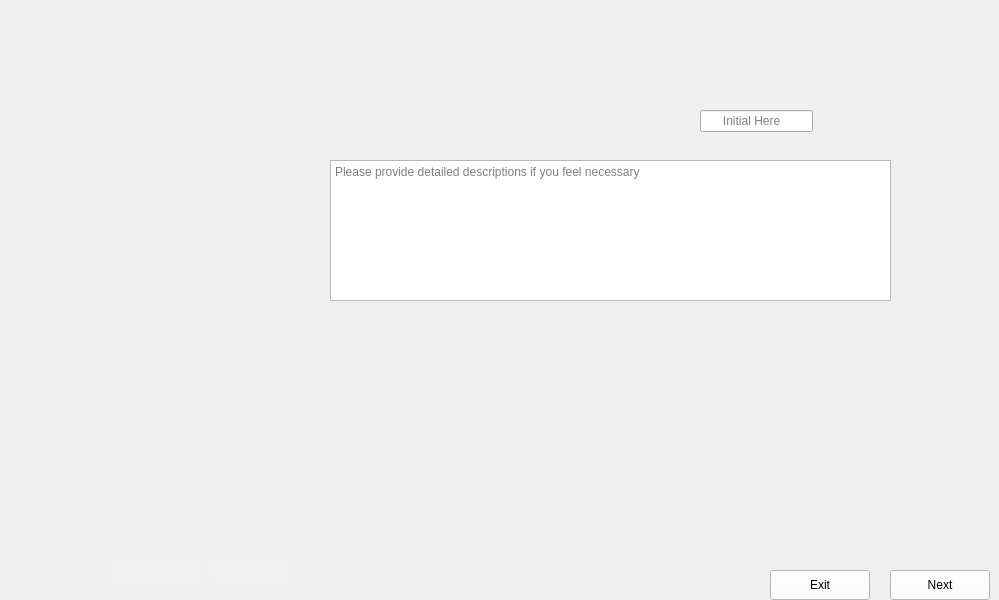
      <widget class="QWidget" name="Mount_Piezo_Wafer_2">
       <property name="maximumSize">
        <size>
         <width>1024</width>
         <height>600</height>
        </size>
       </property>
       <property name="styleSheet">
        <string notr="true">border-image: url(:/images/images/Mount_Piezo_Wafer_2.PNG);</string>
       </property>
       <widget class="QLineEdit" name="Mount_Piezo_Wafer_2_Data">
        <property name="enabled">
         <bool>true</bool>
        </property>
        <property name="geometry">
         <rect>
          <x>700</x>
          <y>110</y>
          <width>113</width>
          <height>22</height>
         </rect>
        </property>
        <property name="styleSheet">
         <string notr="true">color: rgb(0, 0, 0);
border-image:None;</string>
        </property>
        <property name="text">
         <string/>
        </property>
        <property name="maxLength">
         <number>32767</number>
        </property>
        <property name="placeholderText">
         <string>      Initial Here</string>
        </property>
       </widget>
       <widget class="QTextEdit" name="Mount_Piezo_Wafer_2_Comments">
        <property name="geometry">
         <rect>
          <x>330</x>
          <y>160</y>
          <width>561</width>
          <height>141</height>
         </rect>
        </property>
        <property name="styleSheet">
         <string notr="true">border-image:None;
</string>
        </property>
        <property name="placeholderText">
         <string>Please provide detailed descriptions if you feel necessary</string>
        </property>
       </widget>
       <widget class="QPushButton" name="Mount_Piezo_Wafer_2_Next">
        <property name="geometry">
         <rect>
          <x>890</x>
          <y>570</y>
          <width>100</width>
          <height>30</height>
         </rect>
        </property>
        <property name="styleSheet">
         <string notr="true">QPushButton{
background-color: rgb(255, 255, 255);
height: 35px;
border-image:None;
}
QPushButton::hover{
background-color: rgb(0, 0, 255);
}
QPushButton:pressed{
padding-top:7px;
padding-top:7px;
}</string>
        </property>
        <property name="text">
         <string>Next</string>
        </property>
        <property name="iconSize">
         <size>
          <width>20</width>
          <height>20</height>
         </size>
        </property>
        <property name="autoDefault">
         <bool>false</bool>
        </property>
       </widget>
       <widget class="QPushButton" name="Mount_Piezo_Wafer_2_Back">
        <property name="geometry">
         <rect>
          <x>770</x>
          <y>570</y>
          <width>100</width>
          <height>30</height>
         </rect>
        </property>
        <property name="styleSheet">
         <string notr="true">QPushButton{
background-color: rgb(255, 255, 255);
height: 35px;
border-image:None;
}
QPushButton::hover{
background-color: rgb(0, 0, 255);
}
QPushButton:pressed{
padding-top:7px;
padding-top:7px;
}</string>
        </property>
        <property name="text">
         <string>Exit</string>
        </property>
        <property name="iconSize">
         <size>
          <width>20</width>
          <height>20</height>
         </size>
        </property>
        <property name="autoDefault">
         <bool>false</bool>
        </property>
       </widget>
       <widget class="QLineEdit" name="Mount_Piezo_Wafer_2_Initial">
        <property name="geometry">
         <rect>
          <x>210</x>
          <y>560</y>
          <width>81</width>
          <height>22</height>
         </rect>
        </property>
        <property name="styleSheet">
         <string notr="true">QLineEdit{
background-color: rgb(240, 240, 240);
border: none;
border-image:None;
}</string>
        </property>
       </widget>
       <widget class="QLineEdit" name="Mount_Piezo_Wafer_2_Dates">
        <property name="geometry">
         <rect>
          <x>110</x>
          <y>560</y>
          <width>91</width>
          <height>22</height>
         </rect>
        </property>
        <property name="styleSheet">
         <string notr="true">QLineEdit{
background-color: rgb(240, 240, 240);
border: none;
border-image:None;
}</string>
        </property>
       </widget>
      </widget>
